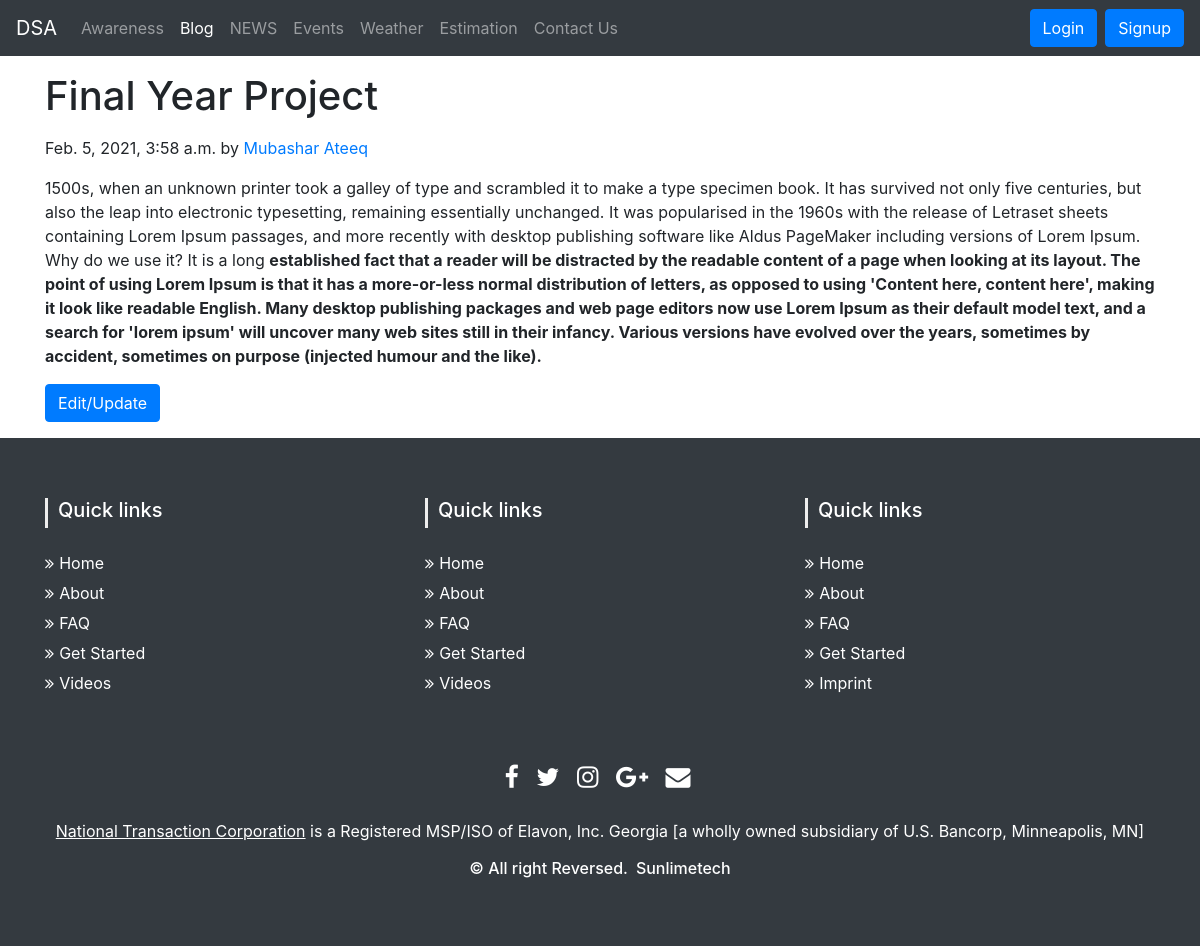
The page /blogpost/fyp on the database its author committed.
### fyp/models.py (models this page shows, shortened)
class Blog(models.Model):
    sno = models.AutoField(primary_key=True)
    title = models.CharField(max_length=200)
    content = RichTextField(null=True)
    short_desc = models.CharField(max_length=300, default="")
    slug = models.CharField(max_length=100)
    time = models.DateTimeField(auto_now_add=True)
    author = models.CharField(max_length=20, default="")

### fyp/views.py (the view)
# urls.py: path('blogpost/<str:slug>', views.blogpost, name='blog'),
def blogpost(request, slug):
    blog = Blog.objects.filter(slug=slug).first
    context = {'blog': blog}
    return render(request, 'blogpost.html', context)

### templates/blogpost.html
{% extends 'base.html' %}
{% block blogactive %}active{% endblock blogactive %}
{% block body %}
<div class="container my-3">
<h1 class="my-3"> {{blog.title}} </h1>
<p class="blog-post-meta">{{blog.time}} by <a href="#">{{blog.author}}</a></p>
<div class="my-3">
    {{blog.content|safe}}
</div>
    <a class="btn btn-primary" href="/blogupdate/{{blog.title}}" role="button">Edit/Update</a>
</div>
{% endblock body %}

### rows shown on the page
Blog: title "Final Year Project", time "Feb. 5, 2021, 3:58 a.m.", author "Mubashar Ateeq", content "1500s, when an unknown printer took a galley of type and scrambled it to make a type specimen book. It has survived not only five centuries, but also the leap into electronic typesetting, remaining essentially unchanged. It was popularised in the 1960s with the release of Letraset sheets containing Lorem Ipsum passages, and more recently with desktop publishing software like Aldus PageMaker including versions of Lorem Ipsum. Why do we use it? It is a long established fact that a reader will be distracted by the readable content of a page when looking at its layout. The point of using Lorem Ipsum is that it has a more-or-less normal distribution of letters, as opposed to using 'Content here,…"
